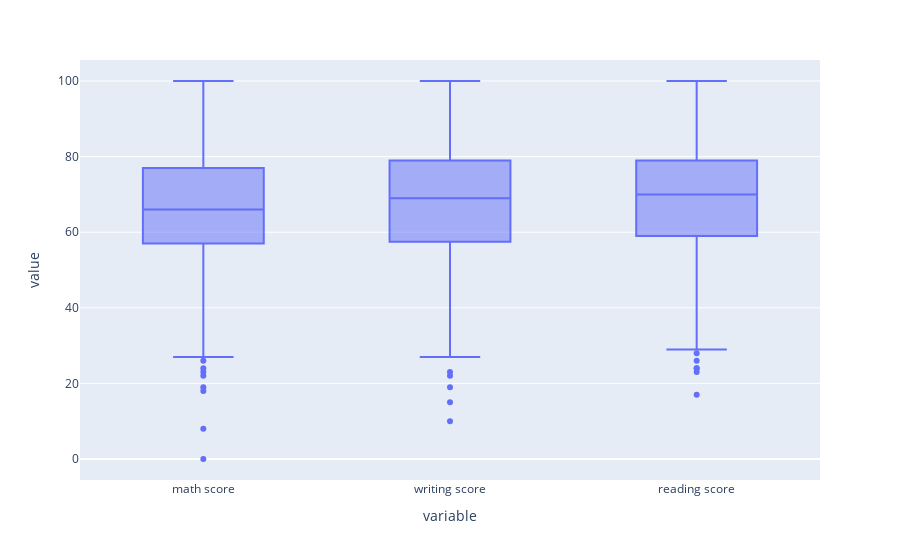

The notebook cell this image was saved under:
### Code cell
px.box(df,y=int_columns)

### Figure 1 — Plotly figure (JSON) as saved in the notebook; plotly's stock layout.template omitted (floating-point values rounded to 4 significant figures; data arrays with more than 128 entries replaced by an {"elided": "..."} marker saying what was removed)
{"data": [{"alignmentgroup": "True", "hovertemplate": "variable=%{x}<br>value=%{y}<extra></extra>", "legendgroup": "", "marker": {"color": "#636efa"}, "name": "", "notched": false, "offsetgroup": "", "orientation": "v", "showlegend": false, "type": "box", "x": {"elided": "3000 str values"}, "x0": " ", "xaxis": "x", "y": {"elided": "3000 int values"}, "y0": " ", "yaxis": "y"}], "layout": {"boxmode": "group", "legend": {"tracegroupgap": 0}, "margin": {"t": 60}, "xaxis": {"anchor": "y", "domain": [0, 1], "title": {"text": "variable"}}, "yaxis": {"anchor": "x", "domain": [0, 1], "title": {"text": "value"}}}}
